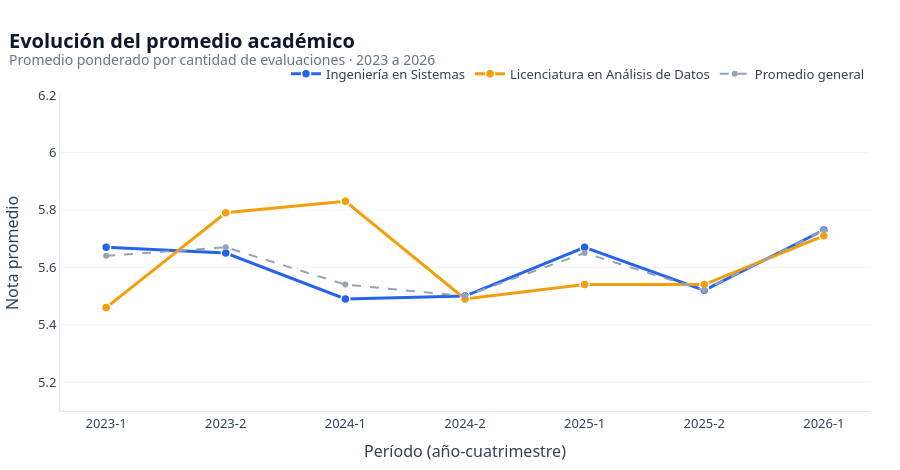

Notebook source saved alongside this figure:
### Markdown cell above
### 4.2 · Evolución del promedio académico

### Code cell
def promedio_ponderado(df, grupo):
    base = df.assign(peso=lambda d: d["promedio_cuatrimestral"] * d["evaluaciones"])
    out = base.groupby(grupo, as_index=False).agg(
        promedio=("peso", "sum"), evaluaciones=("evaluaciones", "sum")
    )
    out["promedio"] = (out["promedio"] / out["evaluaciones"]).round(2)
    return out


df_linea = promedio_ponderado(df_evolucion, ["periodo_inscripcion", "nombre_carrera"])
df_global = promedio_ponderado(df_evolucion, "periodo_inscripcion")

fig2 = px.line(
    df_linea,
    x="periodo_inscripcion",
    y="promedio",
    color="nombre_carrera",
    markers=True,
    color_discrete_map=COLOR_CARRERA,
    labels={
        "periodo_inscripcion": "Período (año-cuatrimestre)",
        "promedio": "Nota promedio",
        "nombre_carrera": "Carrera",
    },
)
fig2.update_traces(
    line=dict(width=3),
    marker=dict(size=9, line=dict(color="white", width=1.5)),
    hovertemplate="<b>%{fullData.name}</b><br>%{x}: %{y:.2f}<extra></extra>",
)
fig2.add_scatter(
    x=df_global["periodo_inscripcion"],
    y=df_global["promedio"],
    mode="lines+markers",
    name="Promedio general",
    line=dict(color="#94A3B8", dash="dash", width=2),
    marker=dict(size=6, color="#94A3B8"),
    hovertemplate="<b>Promedio general</b><br>%{x}: %{y:.2f}<extra></extra>",
)
estilo_fig(
    fig2,
    "Evolución del promedio académico",
    "Promedio ponderado por cantidad de evaluaciones · 2023 a 2026",
    height=470,
)
fig2.update_xaxes(type="category")
lo, hi = df_linea["promedio"].min(), df_linea["promedio"].max()
fig2.update_yaxes(range=[round(lo - 0.35, 1), round(hi + 0.35, 1)], title="Nota promedio")
fig2.show()

### Figure 1 — Plotly figure (JSON) as saved in the notebook; plotly's stock layout.template omitted (floating-point values rounded to 4 significant figures)
{"data": [{"hovertemplate": "<b>%{fullData.name}</b><br>%{x}: %{y:.2f}<extra></extra>", "legendgroup": "Ingeniería en Sistemas", "line": {"color": "#2563EB", "dash": "solid", "width": 3}, "marker": {"line": {"color": "white", "width": 1.5}, "size": 9, "symbol": "circle"}, "mode": "lines+markers", "name": "Ingeniería en Sistemas", "orientation": "v", "showlegend": true, "type": "scatter", "x": ["2023-1", "2023-2", "2024-1", "2024-2", "2025-1", "2025-2", "2026-1"], "xaxis": "x", "y": [5.67, 5.65, 5.49, 5.5, 5.67, 5.52, 5.73], "yaxis": "y"}, {"hovertemplate": "<b>%{fullData.name}</b><br>%{x}: %{y:.2f}<extra></extra>", "legendgroup": "Licenciatura en Análisis de Datos", "line": {"color": "#F59E0B", "dash": "solid", "width": 3}, "marker": {"line": {"color": "white", "width": 1.5}, "size": 9, "symbol": "circle"}, "mode": "lines+markers", "name": "Licenciatura en Análisis de Datos", "orientation": "v", "showlegend": true, "type": "scatter", "x": ["2023-1", "2023-2", "2024-1", "2024-2", "2025-1", "2025-2", "2026-1"], "xaxis": "x", "y": [5.46, 5.79, 5.83, 5.49, 5.54, 5.54, 5.71], "yaxis": "y"}, {"hovertemplate": "<b>Promedio general</b><br>%{x}: %{y:.2f}<extra></extra>", "line": {"color": "#94A3B8", "dash": "dash", "width": 2}, "marker": {"color": "#94A3B8", "size": 6}, "mode": "lines+markers", "name": "Promedio general", "type": "scatter", "x": ["2023-1", "2023-2", "2024-1", "2024-2", "2025-1", "2025-2", "2026-1"], "y": [5.64, 5.67, 5.54, 5.5, 5.65, 5.52, 5.73]}], "layout": {"font": {"color": "#334155", "family": "Segoe UI, Arial, sans-serif", "size": 13}, "height": 470, "hoverlabel": {"bgcolor": "white", "font": {"family": "Segoe UI, Arial", "size": 12}}, "legend": {"orientation": "h", "title": {"text": ""}, "tracegroupgap": 0, "traceorder": "normal", "x": 1, "xanchor": "right", "y": 1.02, "yanchor": "bottom"}, "margin": {"b": 45, "l": 20, "r": 30, "t": 95}, "paper_bgcolor": "white", "plot_bgcolor": "white", "title": {"font": {"color": "#0F172A", "size": 20}, "text": "<b>Evolución del promedio académico</b><br><sup style='color:#64748B'>Promedio ponderado por cantidad de evaluaciones · 2023 a 2026</sup>", "x": 0.01, "xanchor": "left"}, "xaxis": {"anchor": "y", "domain": [0, 1], "gridcolor": "#F1F5F9", "linecolor": "#E2E8F0", "showgrid": false, "title": {"text": "Período (año-cuatrimestre)"}, "type": "category"}, "yaxis": {"anchor": "x", "domain": [0, 1], "gridcolor": "#F1F5F9", "linecolor": "#E2E8F0", "range": [5.1, 6.2], "showgrid": true, "title": {"text": "Nota promedio"}, "zeroline": false}}}
